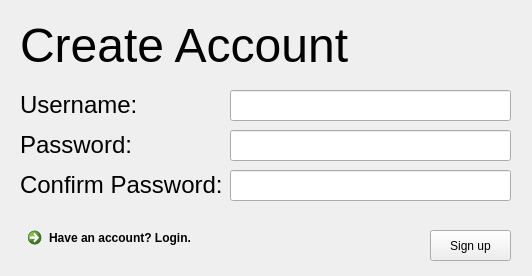
<?xml version="1.0" encoding="UTF-8"?>
<ui version="4.0">
 <class>Dialog</class>
 <widget class="QDialog" name="Dialog">
  <property name="geometry">
   <rect>
    <x>0</x>
    <y>0</y>
    <width>532</width>
    <height>276</height>
   </rect>
  </property>
  <property name="windowTitle">
   <string>Dialog</string>
  </property>
  <widget class="QLabel" name="label_5">
   <property name="geometry">
    <rect>
     <x>20</x>
     <y>10</y>
     <width>331</width>
     <height>71</height>
    </rect>
   </property>
   <property name="text">
    <string>&lt;!DOCTYPE HTML PUBLIC &quot;-//W3C//DTD HTML 4.0//EN&quot; &quot;http://www.w3.org/TR/REC-html40/strict.dtd&quot;&gt;
&lt;html&gt;&lt;head&gt;&lt;meta name=&quot;qrichtext&quot; content=&quot;1&quot; /&gt;&lt;meta charset=&quot;utf-8&quot; /&gt;&lt;style type=&quot;text/css&quot;&gt;
p, li { white-space: pre-wrap; }
hr { height: 1px; border-width: 0; }
li.unchecked::marker { content: &quot;\2610&quot;; }
li.checked::marker { content: &quot;\2612&quot;; }
&lt;/style&gt;&lt;/head&gt;&lt;body style=&quot; font-family:'Segoe UI'; font-size:9pt; font-weight:400; font-style:normal;&quot;&gt;
&lt;p style=&quot; margin-top:0px; margin-bottom:0px; margin-left:0px; margin-right:0px; -qt-block-indent:0; text-indent:0px;&quot;&gt;&lt;span style=&quot; font-size:36pt;&quot;&gt;Create Account&lt;/span&gt;&lt;/p&gt;&lt;/body&gt;&lt;/html&gt;</string>
   </property>
   <property name="textFormat">
    <enum>Qt::TextFormat::MarkdownText</enum>
   </property>
  </widget>
  <widget class="QLabel" name="label">
   <property name="geometry">
    <rect>
     <x>20</x>
     <y>90</y>
     <width>121</width>
     <height>31</height>
    </rect>
   </property>
   <property name="text">
    <string>&lt;html&gt;&lt;head/&gt;&lt;body&gt;&lt;p&gt;&lt;span style=&quot; font-size:18pt;&quot;&gt;Username:&lt;/span&gt;&lt;/p&gt;&lt;/body&gt;&lt;/html&gt;</string>
   </property>
   <property name="textFormat">
    <enum>Qt::TextFormat::MarkdownText</enum>
   </property>
  </widget>
  <widget class="QLabel" name="label_2">
   <property name="geometry">
    <rect>
     <x>20</x>
     <y>120</y>
     <width>131</width>
     <height>51</height>
    </rect>
   </property>
   <property name="text">
    <string>&lt;html&gt;&lt;head/&gt;&lt;body&gt;&lt;p&gt;&lt;span style=&quot; font-size:18pt;&quot;&gt;Password:&lt;/span&gt;&lt;/p&gt;&lt;/body&gt;&lt;/html&gt;</string>
   </property>
   <property name="textFormat">
    <enum>Qt::TextFormat::MarkdownText</enum>
   </property>
  </widget>
  <widget class="QLabel" name="label_3">
   <property name="geometry">
    <rect>
     <x>20</x>
     <y>160</y>
     <width>201</width>
     <height>51</height>
    </rect>
   </property>
   <property name="text">
    <string>&lt;html&gt;&lt;head/&gt;&lt;body&gt;&lt;p&gt;&lt;span style=&quot; font-size:18pt;&quot;&gt;Confirm Password:&lt;/span&gt;&lt;/p&gt;&lt;/body&gt;&lt;/html&gt;</string>
   </property>
   <property name="textFormat">
    <enum>Qt::TextFormat::MarkdownText</enum>
   </property>
  </widget>
  <widget class="QLineEdit" name="lineEdit_3">
   <property name="geometry">
    <rect>
     <x>230</x>
     <y>170</y>
     <width>281</width>
     <height>31</height>
    </rect>
   </property>
  </widget>
  <widget class="QLineEdit" name="lineEdit_2">
   <property name="geometry">
    <rect>
     <x>230</x>
     <y>130</y>
     <width>281</width>
     <height>31</height>
    </rect>
   </property>
  </widget>
  <widget class="QLineEdit" name="lineEdit">
   <property name="geometry">
    <rect>
     <x>230</x>
     <y>90</y>
     <width>281</width>
     <height>31</height>
    </rect>
   </property>
  </widget>
  <widget class="QCommandLinkButton" name="commandLinkButton">
   <property name="geometry">
    <rect>
     <x>20</x>
     <y>220</y>
     <width>331</width>
     <height>41</height>
    </rect>
   </property>
   <property name="text">
    <string>Have an account? Login.</string>
   </property>
  </widget>
  <widget class="QPushButton" name="pushButton">
   <property name="geometry">
    <rect>
     <x>430</x>
     <y>230</y>
     <width>81</width>
     <height>31</height>
    </rect>
   </property>
   <property name="text">
    <string>Sign up</string>
   </property>
  </widget>
 </widget>
 <tabstops>
  <tabstop>lineEdit</tabstop>
  <tabstop>lineEdit_2</tabstop>
  <tabstop>lineEdit_3</tabstop>
  <tabstop>commandLinkButton</tabstop>
  <tabstop>pushButton</tabstop>
 </tabstops>
 <resources/>
 <connections/>
</ui>
